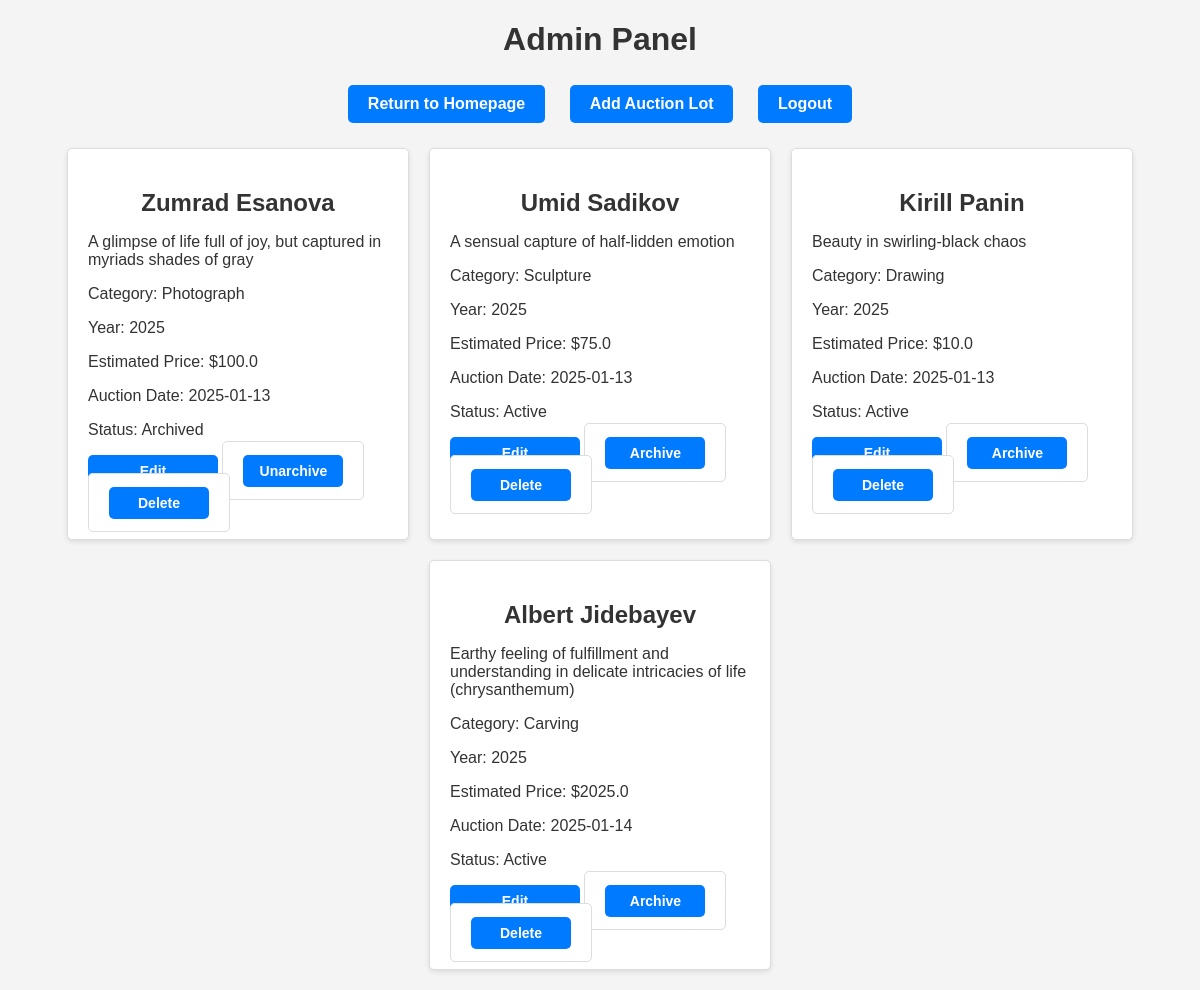
Before: /admin (signed in) with the older database file.
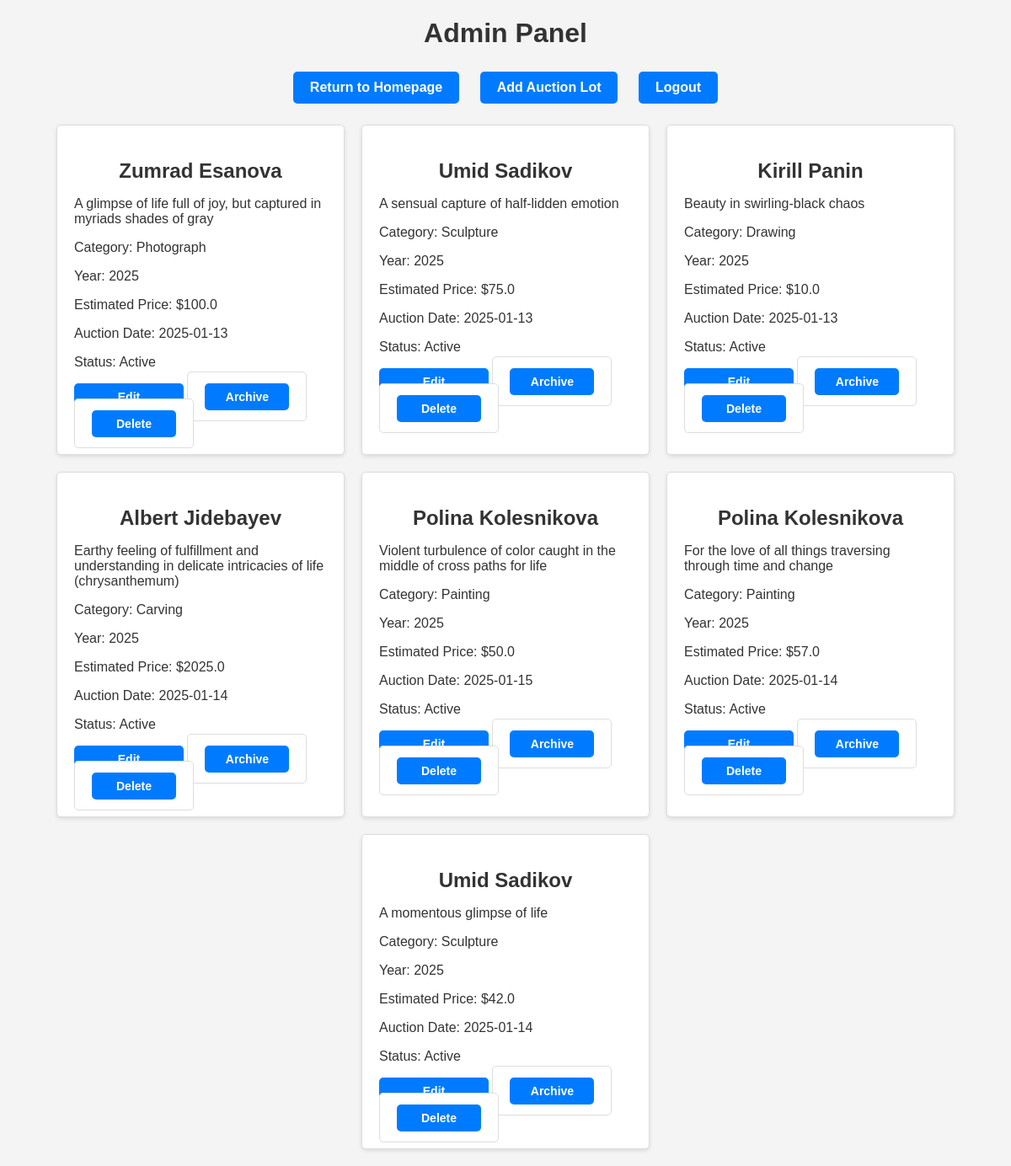
After: the same page with the newer database file.
### app.py (models this page shows)
class AuctionLot(db.Model):
    id = db.Column(db.Integer, primary_key=True)
    lot_number = db.Column(db.String(10), nullable=False)
    artist = db.Column(db.String(100), nullable=False)
    year = db.Column(db.Integer, nullable=False)
    category = db.Column(db.String(100), nullable=False)
    subject_classification = db.Column(db.String(100), nullable=False)
    description = db.Column(db.Text, nullable=False)
    estimated_price = db.Column(db.Float, nullable=False)
    auction_date = db.Column(db.DateTime, nullable=False)
    archived = db.Column(db.Boolean, default=False)

### app.py (the view)
@app.route('/admin')
def admin():
    if 'user' not in session:
        return redirect(url_for('login'))
    lots = AuctionLot.query.all()
    return render_template('admin.html', lots=lots)

### templates/admin.html (shortened to what this page needs)
<!DOCTYPE html>
<html lang="en">
<head>
    <link rel="stylesheet" href="/static/css/styles.css">
</head>
<body>
    <header>
        <h1>Admin Panel</h1>
        <nav class="header-nav">
            <a href="/" class="button">Return to Homepage</a>
            <a href="/add" class="button">Add Auction Lot</a>
            <a href="/logout" class="button">Logout</a>
        </nav>
    </header>
    <div class="lot-container">
        {% for lot in lots %}
            <div class="lot-card">
                <h2>{{ lot.artist }}</h2>
                <p>{{ lot.description }}</p>
                <p>Category: {{ lot.category }}</p>
                <p>Year: {{ lot.year }}</p>
                <p>Estimated Price: ${{ lot.estimated_price }}</p>
                <p>Auction Date: {{ lot.auction_date.strftime('%Y-%m-%d') }}</p>
                <p>Status: {{ 'Archived' if lot.archived else 'Active' }}</p>
                <a href="/edit/{{ lot.id }}" class="button">Edit</a>
                {% if lot.archived %}
                    <form method="POST" action="/unarchive/{{ lot.id }}" style="display:inline;">
                        <button type="submit" class="button">Unarchive</button>
                    </form>
                {% else %}
                    <form method="POST" action="/archive/{{ lot.id }}" style="display:inline;">
                        <button type="submit" class="button">Archive</button>
                    </form>
                {% endif %}
                <form method="POST" action="/delete/{{ lot.id }}" style="display:inline;">
                    <button type="submit" class="button">Delete</button>
                </form>
            </div>
        {% endfor %}
    </div>
</body>
</html>

### static/css/styles.css (style rules this page uses)
body { font-family: Arial, sans-serif; margin: 0; padding: 0; background-color: #f4f4f4; color: #333; }
h1, h2 { text-align: center; }
a { color: #007bff; text-decoration: none; }
.lot-container { display: flex; flex-wrap: wrap; gap: 20px; justify-content: center; padding: 20px; }
.lot-card { background: #fff; border: 1px solid #ddd; border-radius: 5px; width: 300px; padding: 20px; box-shadow: 0 2px 5px rgba(0, 0, 0, 0.1); }
.lot-card h2 { margin-bottom: 10px; }
.lot-card .button { display: inline-block; padding: 8px 15px; background-color: #007bff; color: white; border: none; border-radius: 5px; text-decoration: none; font-size: 14px; font-weight: bold; cursor: pointer; text-align: center; min-width: 100px; }
.lot-card form { display: inline; }
form { margin: 20px auto; padding: 20px; background: #fff; border: 1px solid #ddd; border-radius: 5px; width: 80%; }
form button { padding: 10px 20px; background: #007bff; color: #fff; border: none; border-radius: 5px; cursor: pointer; }
nav { text-align: center; margin-top: 10px; }
nav .button { display: inline-block; margin: 10px; padding: 10px 15px; background-color: #007bff; color: white; border: none; border-radius: 5px; text-decoration: none; font-size: 16px; font-weight: bold; }
.header-nav { text-align: center; margin-top: 20px; }
.header-nav .button { display: inline-block; margin: 5px 10px; padding: 10px 20px; background-color: #007bff; color: white; border: none; border-radius: 5px; text-decoration: none; font-size: 16px; font-weight: bold; cursor: pointer; }

Changed rows visible on the page:
changed AuctionLot "Zumrad Esanova": archived "Archived" → "Active"; archived "Unarchive" → "Archive"
added AuctionLot: artist "Polina Kolesnikova", description "Violent turbulence of color caught in the middle of cross paths for life", category "Painting", year "2025", estimated_price "50.0", auction_date "2025-01-15", archived "Active"
added AuctionLot: artist "Polina Kolesnikova", description "For the love of all things traversing through time and change", category "Painting", year "2025", estimated_price "57.0", auction_date "2025-01-14", archived "Active"
added AuctionLot: artist "Umid Sadikov", description "A momentous glimpse of life", category "Sculpture", year "2025", estimated_price "42.0", auction_date "2025-01-14", archived "Active"
